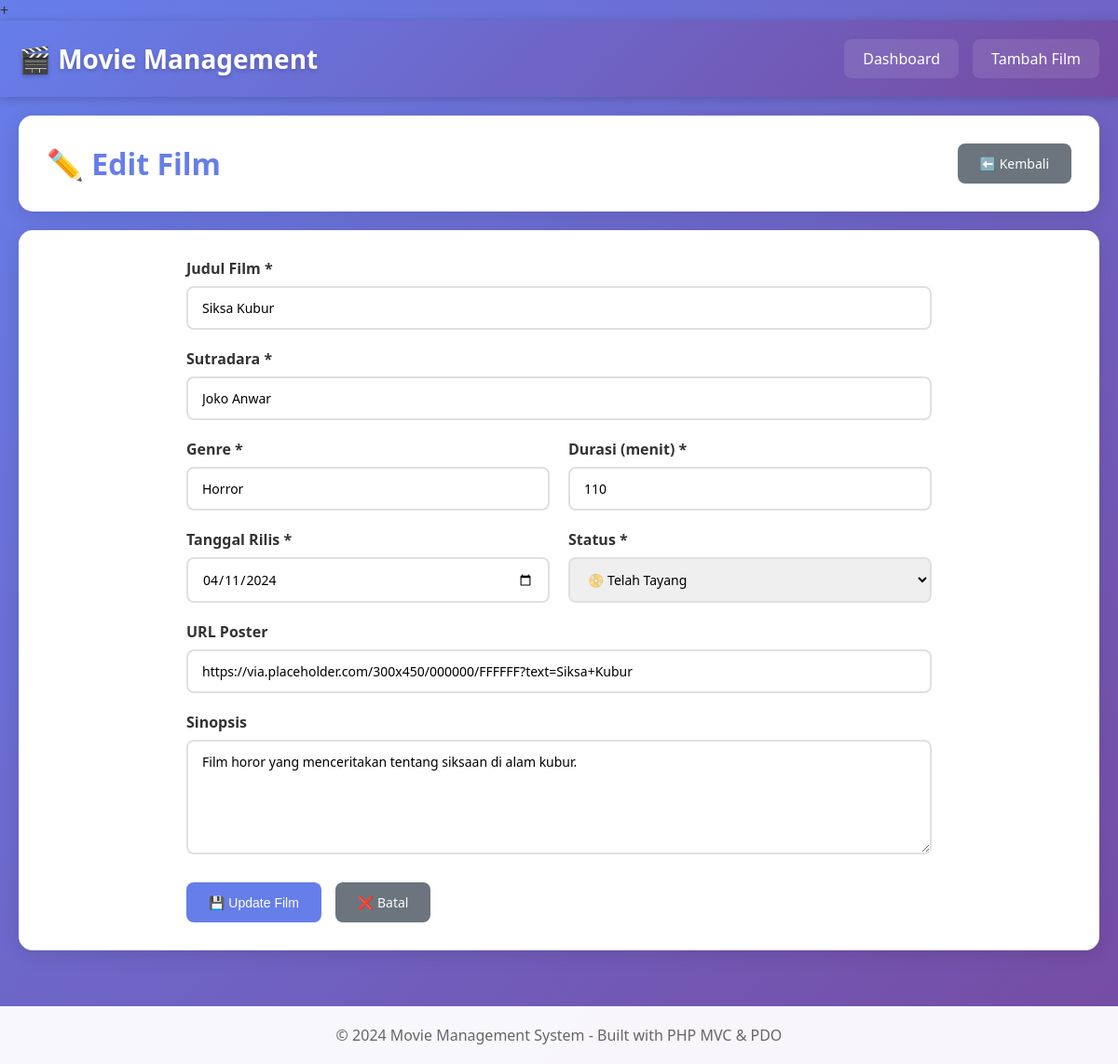
Screenshot of /index.php?action=edit&id=2 with the database file from the repository.
### tables this page shows
CREATE TABLE `movies` (
  `id` int(11) NOT NULL,
  `title` varchar(255) NOT NULL,
  `director` varchar(100) NOT NULL,
  `genre` varchar(100) NOT NULL,
  `duration` int(11) NOT NULL COMMENT 'Durasi dalam menit',
  `release_date` date NOT NULL,
  `status` enum('akan_tayang','sedang_tayang','telah_tayang') NOT NULL,
  `synopsis` text DEFAULT NULL,
  `poster_url` varchar(255) DEFAULT NULL,
  `created_at` timestamp NOT NULL DEFAULT current_timestamp(),
  `updated_at` timestamp NOT NULL DEFAULT current_timestamp() ON UPDATE current_timestamp()
);

### config/database.php (called while the page is built, shortened)
<?php
class Database {
    private $host = "localhost";
    private $db_name = "movie_management";
    private $username = "root";
    private $password = "";
    public function getConnection() {
        $this->conn = null;
        try {
            $this->conn = new PDO(
                "mysql:host=" . $this->host . ";dbname=" . $this->db_name,
                $this->username,
                $this->password
            );
            $this->conn->setAttribute(PDO::ATTR_ERRMODE, PDO::ERRMODE_EXCEPTION);
            $this->conn->exec("set names utf8mb4");
        } catch(PDOException $exception) {
            echo "Connection error: " . $exception->getMessage();
        }
        return $this->conn;
    }
}
?>

### models/Movie.php (called while the page is built, shortened)
<?php
class Movie {
    private $conn;
    private $table_name = "movies";
    public $id;
    public function __construct($db) {
        $this->conn = $db;
    }
    public function readOne() {
        $query = "SELECT * FROM " . $this->table_name . " WHERE id = ? LIMIT 0,1";
        $stmt = $this->conn->prepare($query);
        $stmt->bindParam(1, $this->id);
        $stmt->execute();
        $row = $stmt->fetch(PDO::FETCH_ASSOC);
        if($row) {
            $this->title = $row['title'];
            $this->director = $row['director'];
            $this->genre = $row['genre'];
            $this->duration = $row['duration'];
            $this->release_date = $row['release_date'];
            $this->status = $row['status'];
            $this->synopsis = $row['synopsis'];
            $this->poster_url = $row['poster_url'];
            return true;
        }
        return false;
    }
}
?>

### views/movie/edit.php (the view, shortened to what this page needs)
<?php require_once 'views/layouts/header.php'; ?>
<div class="container">
    <div class="header-section">
        <h1>✏️ Edit Film</h1>
        <a href="index.php" class="btn btn-secondary">⬅️ Kembali</a>
    </div>
    <div class="form-container">
        <form method="POST" action="index.php?action=update" class="movie-form">
            <div class="form-group">
                <label for="title">Judul Film *</label>
                <input type="text" id="title" name="title" required
                       value="<?php echo htmlspecialchars($this->movie->title); ?>">
            </div>
            <div class="form-group">
                <label for="director">Sutradara *</label>
                <input type="text" id="director" name="director" required
                       value="<?php echo htmlspecialchars($this->movie->director); ?>">
            </div>
            <div class="form-row">
                <div class="form-group">
                    <label for="genre">Genre *</label>
                    <input type="text" id="genre" name="genre" required
                           value="<?php echo htmlspecialchars($this->movie->genre); ?>">
                </div>
                <div class="form-group">
                    <label for="duration">Durasi (menit) *</label>
                    <input type="number" id="duration" name="duration" required min="1"
                           value="<?php echo htmlspecialchars($this->movie->duration); ?>">
                </div>
            </div>
            <div class="form-row">
                <div class="form-group">
                    <label for="release_date">Tanggal Rilis *</label>
                    <input type="date" id="release_date" name="release_date" required
                           value="<?php echo htmlspecialchars($this->movie->release_date); ?>">
                </div>
                <div class="form-group">
                    <label for="status">Status *</label>
                    <select id="status" name="status" required>
                        <option value="telah_tayang" <?php echo ($this->movie->status == 'telah_tayang') ? 'selected' : ''; ?>>
                            📀 Telah Tayang
                        </option>
                    </select>
                </div>
            </div>
            <div class="form-group">
                <label for="poster_url">URL Poster</label>
                <input type="url" id="poster_url" name="poster_url"
                       value="<?php echo htmlspecialchars($this->movie->poster_url); ?>">
            </div>
            <div class="form-group">
                <label for="synopsis">Sinopsis</label>
                <textarea id="synopsis" name="synopsis" rows="5"><?php echo htmlspecialchars($this->movie->synopsis); ?></textarea>
            </div>
            <div class="form-actions">
                <button type="submit" class="btn btn-primary">💾 Update Film</button>
                <a href="index.php?action=dashboard" class="btn btn-secondary">❌ Batal</a>
            </div>
        </form>
    </div>
</div>
<?php require_once 'views/layouts/footer.php'; ?>

### assets/style.css (style rules this page uses)
* { margin: 0; padding: 0; box-sizing: border-box; }
html, body { margin: 0; padding: 0; font-family: 'Segoe UI', Tahoma, Geneva, Verdana, sans-serif; background: linear-gradient(135deg, #667eea 0%, #764ba2 100%); min-height: 100vh; color: #333; overflow-x: hidden; }
.container { max-width: 1400px; margin: 0 auto; padding: 20px; }
.header-section { background: white; padding: 30px; border-radius: 15px; margin-bottom: 20px; box-shadow: 0 5px 20px rgba(0,0,0,0.1); display: flex; justify-content: space-between; align-items: center; }
.header-section h1 { color: #667eea; font-size: 32px; }
.btn { padding: 12px 24px; border: none; border-radius: 8px; cursor: pointer; text-decoration: none; display: inline-block; font-weight: 500; transition: all 0.3s; font-size: 14px; }
.btn-primary { background: #667eea; color: white; }
.btn-secondary { background: #6c757d; color: white; }
.form-container { background: white; padding: 30px; border-radius: 15px; box-shadow: 0 5px 20px rgba(0,0,0,0.1); }
.movie-form { max-width: 800px; margin: 0 auto; }
.form-group { margin-bottom: 20px; }
.form-group label { display: block; margin-bottom: 8px; font-weight: 600; color: #333; }
.form-group input, .form-group select, .form-group textarea { width: 100%; padding: 12px 15px; border: 2px solid #e0e0e0; border-radius: 8px; font-size: 14px; font-family: inherit; transition: all 0.3s; }
.form-row { display: grid; grid-template-columns: 1fr 1fr; gap: 20px; }
.form-actions { display: flex; gap: 15px; margin-top: 30px; }

### rows the page displays
movies: title "Siksa Kubur", director "Joko Anwar", genre "Horror", duration "110", release_date "04/11/2024", status "📀 Telah Tayang", poster_url "https://via.placeholder.com/300x450/000000/FFFFFF?text=Siksa+Kubur", synopsis "Film horor yang menceritakan tentang siksaan di alam kubur."
